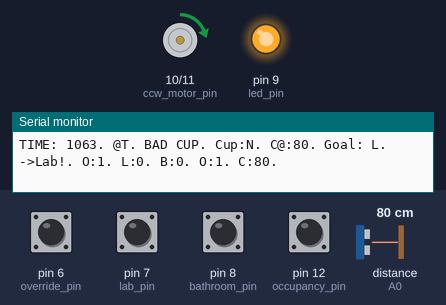
Recording of a sketch running on a simulated Arduino Nano, built with avr-gcc and run on an emulated ATmega328P. On the bench: motor-driver pin pairs drawn as motors (green arrow = first pin HIGH = forward, orange = second pin HIGH = backward, longer = more drive), output pins drawn as LEDs (lit = HIGH), the last lines printed to the serial monitor. The inputs (shaded band) are chosen by the test bench; at power-on: pin 6 (override_pin), pin 7 (lab_pin), pin 8 (bathroom_pin), pin 12 (occupancy_pin) HIGH, distance to the obstacle (sensor on A0) 80 cm.

Above: at 1.2 s.
1.3 s: pin 7 (lab_pin) pulled LOW for 0.15 s
At 2.0 s:
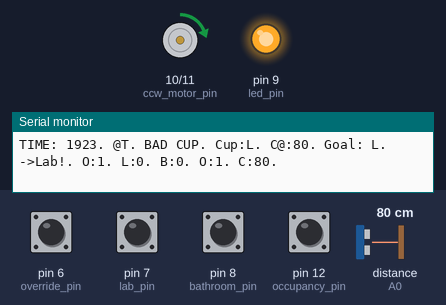
3.0 s: pin 12 (occupancy_pin) pulled LOW for 0.15 s
At 4.2 s:
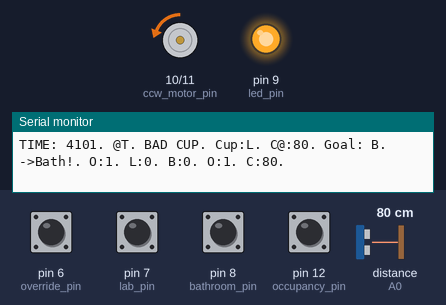
4.6 s: pin 8 (bathroom_pin) pulled LOW for 0.15 s
At 5.8 s:
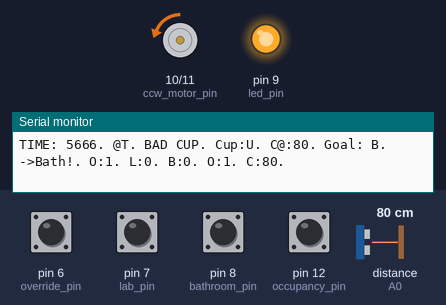
10.4 s: pin 8 (bathroom_pin) pulled LOW for 1 s
At 11.2 s:
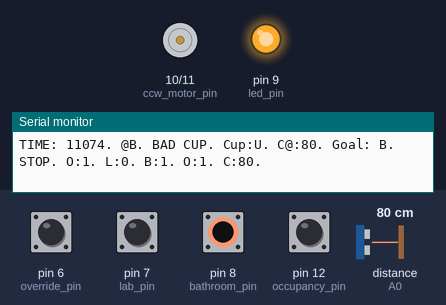
Timing chart, 0 to 13.4 s (numbered marks = the images above; inputs shaded):
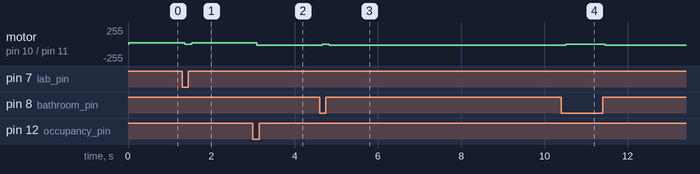

The sketch:

urine_v0.5.ino
```cpp
///////////////////////////////////////////////
////////////// URINE PASSTHROUGH //////////////
///////////////////////////////////////////////
//              BY TAYLOR ROAN               //
//      October, 2016 for GoForward, Inc.    //
//       Powered by Arduino Nano Board       //
//                                           //
// Meant to operate an automatic urine       //
// passthrough window with:                  //
//   * an occupancy sensor to determine      //
//     whether a user in the restroom is at  //
//     the window                            //
//   * an IR proximity sensor to determine   //
//     if anything is inside the passthrough //
//   * an LED ring to illuminate the         //
//     passthrough                           //
//   * two limit switches at either extent   //
//     of the motion to determine proper     //
//     positioning                           //
//   * a manual override button to rotate    //
//     the passtrhough when needed           //
//   * a DC motor to rotate the passthough   //
//     powered via an L298N driver board     //
///////////////////////////////////////////////
///////////////////////////////////////////////


///////////////////////////////////////////////
////////////// THE PRE-GAME SHOW //////////////
///////////////////////////////////////////////

/****** COMMUNICATION ******/
//#include <stdio.h>

/****** SENSORS ******/
// URINE CUP //
// Sharp GP2Y0A21YK0F IR proximity sensor
#include <SharpIR.h>
#define cup_pin A0 // pin to the output of the Sharp IR rangefinder
#define ir_mean 50 // (25) number of readings the library will make before calculating a mean distance
#define ir_diff 90 // (93) the difference between two consecutive measurements to be taken as valid
#define model 1080  // "working distance" int that determines your sensor, 1080 for GP2Y0A21Y, 20150 for GP2Y0A02Y
SharpIR sharp(cup_pin, ir_mean, ir_diff, model);
int floor_cutoff = 25; // [cm] distance from sensor to bottom of passthrough (which it should see when no cup present
int ir_distance = floor_cutoff; // [cm] distance from sensor to what it sees
int cup_cutoff = 20; // [cm] distance from sensor under which a cup is believed to be present
char cup_state = 'N'; // 'N'ew cup, 'U'ser has cup, 'F'ull cup, 'L'ab has cup
bool cup = false; // There is a cup in the passthrough

// OCCUPANCY //
// Sensky BS010l
#define occupancy_pin 12 // Pin to occupancy sensor output
bool alone = false; // No user is there
bool alone_state = false;  // No user last time you checked

// POSITIONING //
// Limit switches
#define lab_pin 7 // Pin to lab position limit switch (PIN 2 DOESN'T SEEM TO WORK!)
#define bathroom_pin 8 // Pin to bathroom position limit switch (PIN 2 DOESN'T SEEM TO WORK!)
bool toward_lab = false; // State of lab position limit switch
bool toward_bathroom = false; // State of bathroom position limit switch

// OVERRIDE //
#define override_pin 6 // Pin to lab position limit switch (PIN 2 DOESN'T SEEM TO WORK!)
bool override = false; // Whether or not we detect an override
// ^^ I should figure out how to make this an interrupt...

/****** MOTION ******/
// MOTORS //
#define cw_motor_pin 11 // The pin to drive the motor clockwise
#define ccw_motor_pin 10 // The pin to drive the motor counter clockwise
int rate = 20; // 0 is stop, from slowest 15 -> 255 for full speed
int move_time = 0; // ms
//int pause = 5000; // ms
int current_position = 'C'; // can be "L" (lab), "B" (bathroom), "T" (transition), or C (confused)
char goal = 'L'; // can be "L" (lab) or "B" (bathroom)

/****** LIGHTING ******/
// LEDs //
#define led_pin 9 // Pin to LED power
int brightness = 255; // LED brightness value - I think between 0 -> 255


///////////////////////////////////////////////
/////////////////// WARM-UP ///////////////////
///////////////////////////////////////////////

void setup() {
  Serial.begin(9600);      // open the serial port at 9600 bps

  // Enable sensors
  pinMode(cup_pin, INPUT); // Enable the cup sensing IR rangefinder
  pinMode(occupancy_pin, INPUT); // Enable the occupancy sensor
  pinMode(A6, INPUT); // Enable the occupancy sensor

  // Enable buttons & switches
  pinMode(lab_pin, INPUT_PULLUP); // Enable the lab position limit switch
  pinMode(bathroom_pin, INPUT_PULLUP); // Enable the bathroom position limit switch
  pinMode(override_pin, INPUT_PULLUP); // Enable the manual override button

  // Enable LEDs
  pinMode(led_pin, OUTPUT); // Enable the LED lighting
  analogWrite(led_pin,brightness); // Turn on LED lighting

  // Enable motor
  pinMode(cw_motor_pin, OUTPUT); // Enable the clockwise motor signal
  pinMode(ccw_motor_pin, OUTPUT); // Enable the counter clockwise motor signal

  // All done!
  Serial.print("Setup Done!");
}


///////////////////////////////////////////////
/////////////////// IT'S ON! //////////////////
///////////////////////////////////////////////

void loop() {
  // INITIAL REPORT //
  // Timing
  Serial.print("TIME: ");
  Serial.print(millis());

  // SENSING //
  current_position = checkPosition();
  cup_state = checkCup();
  goal = checkGoal();

  // MOVING //
  go();

  Serial.print(". O:");
  Serial.print(digitalRead(override_pin)); // Returns "0" when pressed
  Serial.print(". L:");
  Serial.print(toward_lab); // Returns "0" when at the lab
  Serial.print(". B:");
  Serial.print(toward_bathroom); // Returns "0" when at the bathroom
  Serial.print(". O:");
  Serial.print(digitalRead(occupancy_pin));
  Serial.print(". C:");
  Serial.print(sharp.distance());

  Serial.println(".");
  //Serial.println(". END."); // Let me know each time we end a loop and start a new line
}

///////////////////////////////////////////////
//////////////// CHECK POSITION ///////////////
///////////////////////////////////////////////

int checkPosition(){
  toward_lab = !digitalRead(lab_pin);
  toward_bathroom = !digitalRead(bathroom_pin);
  if(toward_lab){
    if(toward_bathroom){
      current_position = 'C';
      //Serial.print("CONFUSED - WHICH WAY AM I POINTING???!!!"); // Oh no.
    }else{
      current_position = 'L';
    }
  }else{
    if(toward_bathroom){
      current_position = 'B';
    }else{
      current_position = 'T';
    }
  }
  Serial.print(". @");
  Serial.print(char(current_position)); // Tell me which way you're facing and what you're doing
  return(current_position); // Report where you're at
}

///////////////////////////////////////////////
/////////////////// CHECK CUP /////////////////
///////////////////////////////////////////////

char checkCup(){ // 'N' cup, 'U'ser has cup, 'F'ull cup, 'L'ab has cup
  ir_distance = sharp.distance();
  if(ir_distance <= cup_cutoff && ir_distance > 0){
    cup = true;
  }else if(ir_distance >= cup_cutoff && ir_distance <= floor_cutoff){
    cup = false;
  }else{
    Serial.print(". BAD CUP");
  }

  if(current_position == 'B'){ // if passthrough is facing the bathroom...
    if(cup == false){  // user has the cup if it isn't there
      cup_state = 'U';
    }else{
      if(cup_state == 'N'){ // if the cup hasn't been removed it is still new
        cup_state = 'N';
      }else{  // if the cup is there, but it isn't new, than it is full (or needs to be replaced)
        cup_state = 'F';
      }
    }
  }else if(current_position == 'L'){ // if passthrough is facing the lab...
    if(cup == false){  // lab has the cup if it isn't there
      cup_state = 'L';
    }else{
      if(cup_state == 'L'){ // if there is a cup now, but wasn't last time, it is new
        cup_state = 'N';
      }else if(cup_state == 'N'){  // if the cup is there, and it is new, then it is still new
        cup_state = 'N';
      }else{  // if the cup is there, but it isn't new, then it is full (or needs to be replaced)
        cup_state = 'F';
      }
    }
  } // ignore transition & confusion because nothing should be happening anyway

  Serial.print(". Cup:");
  Serial.print(char(cup_state)); // Tell me the state of the cup
  Serial.print(". C@:");
  Serial.print(ir_distance); // Tell me how far rangefinder can see
  return(cup_state); // Report if you have the cup
}

///////////////////////////////////////////////
////////////////// CHECK GOAL /////////////////
///////////////////////////////////////////////

char checkGoal(){
  alone = digitalRead(occupancy_pin);
  if(!alone){
    goal = 'B';
    Serial.print(". Hi, B");
  }

  override = !digitalRead(override_pin);
  if(override){
    if(toward_lab){
      goal = 'B';
      Serial.print(". O->B");
    }else if(toward_bathroom){
      goal = 'L';
      Serial.print(". O->L");
    }
  }
  Serial.print(". Goal: ");
  Serial.print(char(goal)); // Tell me where you wanna be
  return(goal); // Report where you're at
}

///////////////////////////////////////////////
//////////////////// MOVING ///////////////////
///////////////////////////////////////////////

void go(){
  if(current_position != goal){
    current_position = "T";
    Serial.print(". ->");

    switch(goal){

      case 'L':
      Serial.print("Lab!");
      analogWrite(cw_motor_pin,0);
      analogWrite(ccw_motor_pin,rate);
      break;

      case 'B':
      Serial.print("Bath!");
      analogWrite(cw_motor_pin,rate);
      analogWrite(ccw_motor_pin,0);
      break;
    }
  }else{
    Serial.print(". STOP");
    analogWrite(cw_motor_pin,0);
    analogWrite(ccw_motor_pin,0);
  }
}


///////////////////////////////////////////////
///////////////// GARBAGE DUMP ////////////////
///////////////////////////////////////////////

  // MOVING //
/*  analogWrite(cw_motor_pin,0);
  analogWrite(ccw_motor_pin,0);
  Serial.print(" [0 0] ");
  delay(move_time);
  analogWrite(cw_motor_pin,rate);
  analogWrite(ccw_motor_pin,0);
  Serial.print(" [1 0] ");
  delay(move_time);
  analogWrite(cw_motor_pin,0);
  analogWrite(ccw_motor_pin,rate);
  Serial.print(" [0 1] ");
  delay(move_time);
  analogWrite(cw_motor_pin,rate);
  analogWrite(ccw_motor_pin,rate);
  Serial.println(" [1 1] ");
  delay(move_time);
*/

// STATE MACHINE BASED ON OCCUPANCY //
 /* alone = digitalRead(cup);
  Serial.println(alone);
  if( alone == 1){
    if(alone_state == 0){
      delay(close_stop_time);
      alone_state = alone;
    }
    turn(lab_angle);
  }else{
    if(alone_state == 1){
      //delay(open_stop_time);
      alone_state = alone;
    }
    turn(potty_angle);
  }


 // TRYING TO MOVE SMARTLY //
// Turn towards the lab
void turn(float goal) {
  delay(slowness);

  float max_rate = (goal-pos)/4;
  rate+= (goal-pos)/abs(goal-pos);
  if((rate/max_rate > 1)){
    rate = max_rate;
  }
  if((pos-swing/2)/(goal-swing/2)>=.99){
    rate = 0;
    pos = goal;
    Serial.println("MADE IT!!!");
    //delay(stop_time);
  }
  pos +=rate;

  angle.write(pos);
  Serial.print("Position:  ");
  Serial.print(pos);
  Serial.print(".  Rate:   ");
  Serial.print(rate);
  Serial.print(".  Goal:   ");
  Serial.println(goal);
}


*/
```

Measured:
- after the input at 1.3 s, motor on pin 10 (ccw_motor_pin) / pin 11 (cw_motor_pin): forward 20/255 → stopped after 0.06 s, → forward 20/255 0.17 s later
- after the input at 3.0 s, motor on pin 10 (ccw_motor_pin) / pin 11 (cw_motor_pin): forward 20/255 → backward 20/255 after 0.10 s
- after the input at 4.6 s, motor on pin 10 (ccw_motor_pin) / pin 11 (cw_motor_pin): backward 20/255 → stopped after 0.06 s, → backward 20/255 0.17 s later
- after the input at 10.4 s, motor on pin 10 (ccw_motor_pin) / pin 11 (cw_motor_pin): backward 20/255 → stopped after 0.12 s, → backward 20/255 0.94 s later
